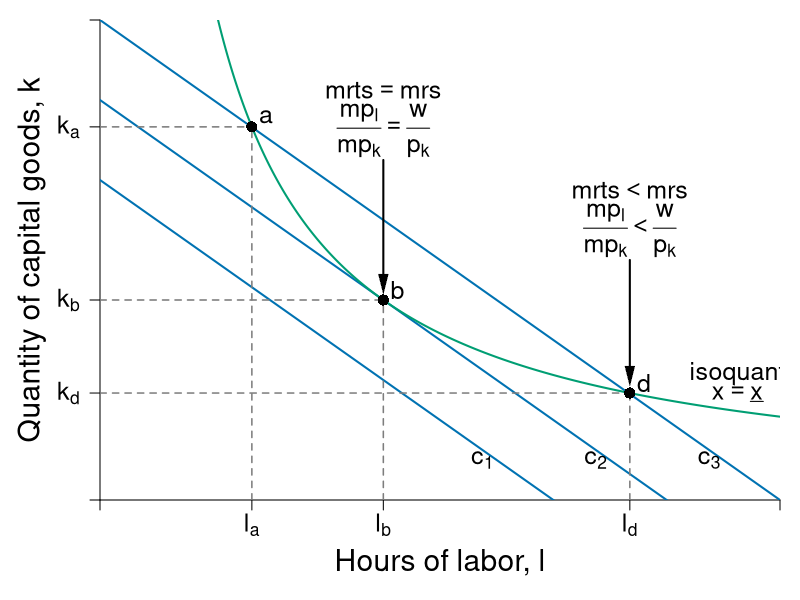

This chart was generated by the following R code:
require(shape)
pdf(file = "specprodexch/isocost_isoquant.pdf", width = 9, height = 7)

#Set parameters for graphics
pointsize <- 1.8
axislabelsize <- 1.8
labelsize <- 1.5
namesize <- 1.8
annotatesize <- 1.5
graphlinewidth <- 2
segmentlinewidth <- 1.5

COL <- c("#7fc97f", "#beaed4", "#fdc086", "#ffff99", "#386cb0", "#f0027f", "#bf5b17", "#666666")
COLA <- c("#99d8c9","#66c2a4","#41ae76", "#238b45", "#005824")
COLB <- c("#4eb3d3", "#2b8cbe", "#0868ac","#084081")
grays <- gray.colors(25, start = 1, end = 0)
CBCols <- c("#009E73","#0072B2","#E69F00","#CC79A7")

#Edited the margins to cater for the larger LHS labels
par(mar =  c(5, 5, 1, 1))

isocost <- function(l, c = 10, w = 1, r = 1) {
  c - (w/r)*l
}


isoquant <- function(l, alpha = 0.5, x = 5) {
  (x / l^alpha)^(1/(1 - alpha))
}


xlims <- c(0, 12)
ylims <- c(0, 12)

npts <- 501 
x <- seq(xlims[1], xlims[2], length.out = npts)
y <- seq(ylims[1], ylims[2], length.out = npts) 
a <- c(13, 16.75, 19.25)

plot(0, 0, xlim = xlims, ylim = ylims, type = "n",
     xlab = expression(paste("")),
     ylab = expression(paste("")), 
     xaxt = "n", 
     yaxt = "n", 
     cex.lab = axislabelsize, 
     bty = "n",
     xaxs="i", 
     yaxs="i")

# ticksy <- seq(from = ylims[1], to = ylims[2], by = 1)
# ylabels <- seq(from = ylims[1], to = ylims[2], by = 1)
# ticksx <- seq(from = xlims[1], to = xlims[2], by = 1)
# xlabels <- seq(from = xlims[1], to = xlims[2], by = 1)
ticksy <- c(0, isoquant(l = 2.68), isoquant(l = 5), isoquant(l = 9.35) , ylims[2])
ylabels <- c(NA, expression(paste(k[a])), expression(paste(k[b])), expression(paste(k[d])), NA)
ticksx <- c(0, 2.68, 5, 9.35, xlims[2])
xlabels <- c(NA, expression(paste(l[a])), expression(paste(l[b])), expression(paste(l[d])), NA)




axis(1, at = ticksx, pos = 0, labels = xlabels, cex.axis = labelsize)
axis(2, at = ticksy, pos = 0, labels = ylabels, las = 1, cex.axis = labelsize)

npts <- 500 
xx1 <- seq(xlims[1], xlims[2], length.out = npts)

#lines(xx1, bcA(xx1, w = 10, p = 1.5), col = COLB[3], lwd = graphlinewidth)
lines(xx1, isocost(xx1, c = 10, w = 1, r = 1), col = CBCols[2], lwd = graphlinewidth)
lines(xx1, isocost(xx1, c = 8, w = 1, r = 1), col = CBCols[2], lwd = graphlinewidth)
lines(xx1, isocost(xx1, c = 12, w = 1, r = 1), col = CBCols[2], lwd = graphlinewidth)
lines(xx1, isoquant(xx1, x = 5, alpha = 0.5), col = CBCols[1], lwd = graphlinewidth)


#Label the axes
mtext(expression(paste("Hours of labor, ", l)), side=1, line = 3, cex = axislabelsize)
text(-1.2, 0.5*ylims[2], expression(paste("Quantity of capital goods, ", k)), xpd = TRUE, cex = axislabelsize, srt = 90) 

#Label the isoquant curve
text(11.25, 3.15, expression("isoquant"), cex = labelsize)
text(11.25, 2.65, expression(paste(x == underline(x))), cex = labelsize)

#Label the price lines
text(6.75, 1, expression(paste(c[1])), cex = labelsize)
#text(8, 1.3, expression(paste(p[x] == 1)))
text(8.75, 1, expression(paste(c[2])),cex = labelsize)
#text(11.3, 3.7, expression(paste(p[x] == 0.5)))
text(10.75, 1, expression(paste(c[3])),cex = labelsize)
#text(11.3, 6.5, expression(paste(p[x] == 0.25)))

#Add the contour plot for the indifference curves
# contour(x, y, 
#         outer(x, y, uA),
#         drawlabels = FALSE,
#         col = COLA[3],
#         lwd = graphlinewidth,
#         levels = a, 
#         xaxs="i", 
#         yaxs="i", 
#         add = TRUE)

#Add the offer curve (superimposed on the indifference curves tangent to the price lines)
#xx2 <- seq(2, xlims[2], length.out = npts)
#lines(xx2, offerCurve(xx2, w = 10, rmax = 2, xmax = 12), col = COL[3], lwd = graphlinewidth)

#Annotate points on offer curve mrs = p for each of p = 1, 0.5, 0.25
#Where mrs = 2 - (1/6)*x

#Label a
segments(2.68, 0, 2.68, isoquant(l = 2.68), lty = 2, col = grays[20] , lwd = segmentlinewidth)
segments(0, isoquant(l = 2.68) , 2.68, isoquant(l = 2.68), lty = 2, col = grays[20] , lwd = segmentlinewidth)
points(2.68, isoquant(l = 2.68), pch = 16, col = "black", cex = 1.5)
text(2.68 + 0.25, isoquant(l = 2.68) + 0.25, expression(paste(a)), cex = labelsize)

#Label d
segments(9.35, 0, 9.35, isoquant(9.35), lty = 2, col = grays[20] , lwd = segmentlinewidth)
segments(0, isoquant(l = 9.35) , 9.35, isoquant(l = 9.35), lty = 2, col = grays[20] , lwd = segmentlinewidth)
points(9.35, isoquant(l = 9.35), pch = 16, col = "black", cex = 1.5)
text(9.35 + 0.25, isoquant(l = 9.35) + 0.25, expression(paste(d)), cex = labelsize)


#Label b
segments(0, 5, 5, 5, lty = 2, col = grays[20] , lwd = segmentlinewidth)
segments(5, 0, 5, 5, lty = 2, col = grays[20] , lwd = segmentlinewidth)
points(5, 5, pch = 16, col = "black", cex = 1.5)
text(5.25, 5.25, expression(paste(b)), cex = labelsize)

#Add mrs = mrt at i
text(5, 10.25, expression(paste(mrts == mrs)), cex = labelsize)
text(5, 9.25, expression(paste(frac(mp[l], mp[k]) == frac(w,p[k]))), cex = labelsize)
Arrows(5, 8.5, 5, 5.4, col = "black", lty = 1, lwd = 2, arr.type = "triangle", arr.lwd = 0.5)


#Add mrs > mrt at d
text(9.35, 7.75, expression(paste(mrts < mrs)), cex = labelsize)
text(9.35, 6.75, expression(paste(frac(mp[l], mp[k]) < frac(w,p[k]))), cex = labelsize)
Arrows(9.35, 6, 9.35, 3.1, col = "black", lty = 1, lwd = 2, arr.type = "triangle", arr.lwd = 0.5)


#text(9, 5.9, expression(paste(b)), cex = labelsize)
#text(10.5, 7.775, expression(paste(c)), cex = labelsize)

dev.off()
